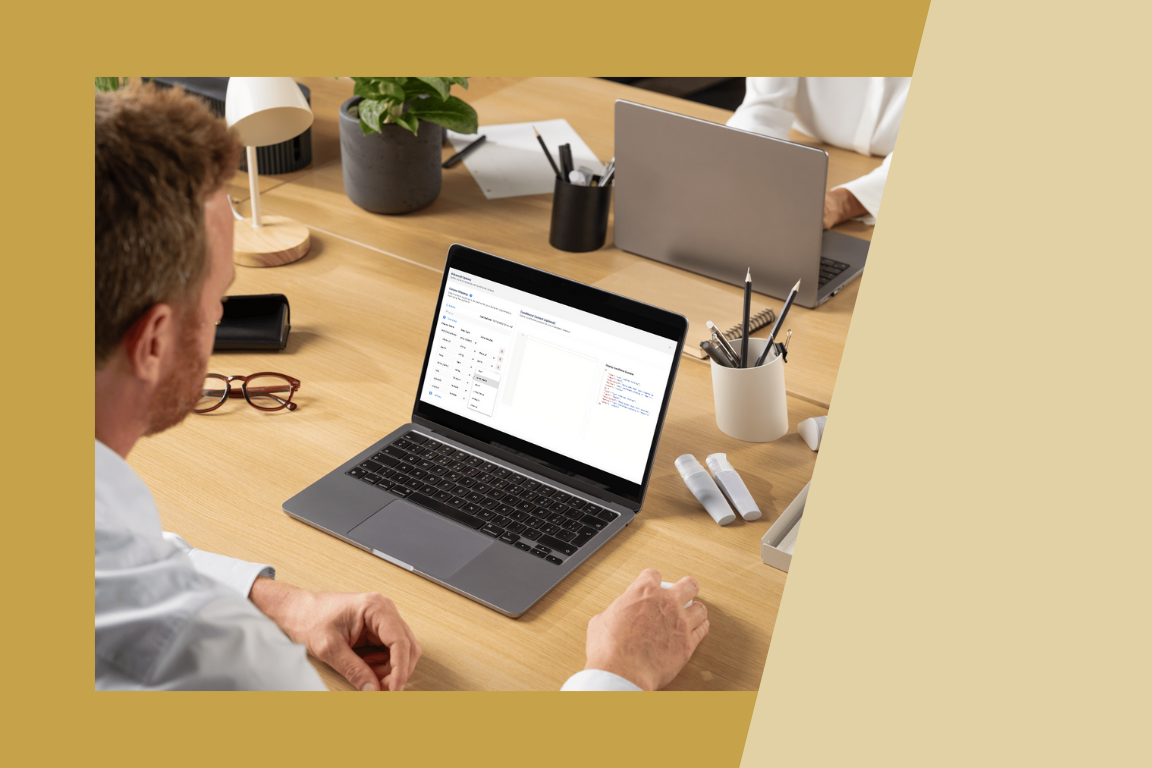
#> input picture seg1.png, 1152 x 768 px
$ jupyter execute --allow-errors FASTSAM_Promptfusion_seg1.ipynb   (shell and % lines are left out)
#> lines starting #> are read from the running program, lines starting #| are printed output that depends on the picture; after the words box and inside, x2 and y2 are one past the last pixel; in counts of white or black regions, pixels touching at a corner belong together
#Install dependencies

[cell 1]

import subprocess
subprocess.run(["pip", "install", "-q", "pycocotools"], capture_output=True)
#> (this line was passed over: subprocess is not available in this run)

print("✅ All packages installed")

#Download model weights

[cell 2]
import os
import urllib.request

os.makedirs("/content/weights", exist_ok=True)

# SAM ViT-H checkpoint
sam_url = "https://dl.fbaipublicfiles.com/segment_anything/sam_vit_h_4b8939.pth"
sam_path = "/content/weights/sam_vit_h_4b8939.pth"
if not os.path.exists(sam_path):
    print("Downloading SAM weights (~2.4 GB)... this takes a few minutes")
    urllib.request.urlretrieve(sam_url, sam_path)
#> (this line was passed over: the network is not available in this run)
    print("✅ SAM weights downloaded")
else:
    print("✅ SAM weights already present")

# FastSAM weights — downloaded via ultralytics automatically
print("FastSAM weights will auto-download on first use")
print("✅ Ready")

# Upload your image

[cell 3]
from google.colab import files
import cv2
import numpy as np
import matplotlib.pyplot as plt
from PIL import Image

print("Upload your image (the office/laptop photo):")
uploaded = files.upload()
#> the answer given: seg1.png

IMAGE_PATH = list(uploaded.keys())[0]
image_bgr = cv2.imread(IMAGE_PATH)
#> image_bgr is the input picture: shape (768, 1152, 3); mean B, G, R 120.1, 163.1, 187.1
image_rgb = cv2.cvtColor(image_bgr, cv2.COLOR_BGR2RGB)

print(f"✅ Image loaded: {image_rgb.shape}")
#| ✅ Image loaded: (768, 1152, 3)
plt.figure(figsize=(8,6))
plt.imshow(image_rgb)
plt.title("Input image")
plt.axis('off')
plt.tight_layout()
plt.show()

#  Define prompt points — auto-scaled to image dimensions

[cell 4]
H, W = image_rgb.shape[:2]
#> H = 768; W = 1152

# Set A — salient object prompts (3 points)
set_a_points = [
    [int(W * 0.50), int(H * 0.40)],   # P1: laptop screen center
    [int(W * 0.78), int(H * 0.52)],   # P2: mug / pencil holder (right)
    [int(W * 0.48), int(H * 0.88)],   # P3: person's hand (foreground)
]
#> set_a_points = [[576, 307], [898, 399], [552, 675]]
set_a_labels = [1, 1, 1]  # 1 = foreground

# Set B — context/background prompts (3 points)
set_b_points = [
    [int(W * 0.55), int(H * 0.78)],   # P4: desk surface
    [int(W * 0.12), int(H * 0.10)],   # P5: plant pot (top-left)
    [int(W * 0.20), int(H * 0.50)],   # P6: person/background
]
#> set_b_points = [[633, 599], [138, 76], [230, 384]]
set_b_labels = [1, 1, 1]

all_points = set_a_points + set_b_points
all_labels = set_a_labels + set_b_labels

# Visualize prompt points on image
viz = image_rgb.copy()
colors_a = (59, 130, 246)   # blue for Set A
colors_b = (34, 197, 94)    # green for Set B

for i, (pt, lb) in enumerate(zip(set_a_points, set_a_labels)):
    cv2.circle(viz, tuple(pt), 10, colors_a, -1)
    cv2.circle(viz, tuple(pt), 12, (255,255,255), 2)
    cv2.putText(viz, f"A{i+1}", (pt[0]+14, pt[1]+5),
                cv2.FONT_HERSHEY_SIMPLEX, 0.6, (255,255,255), 2)
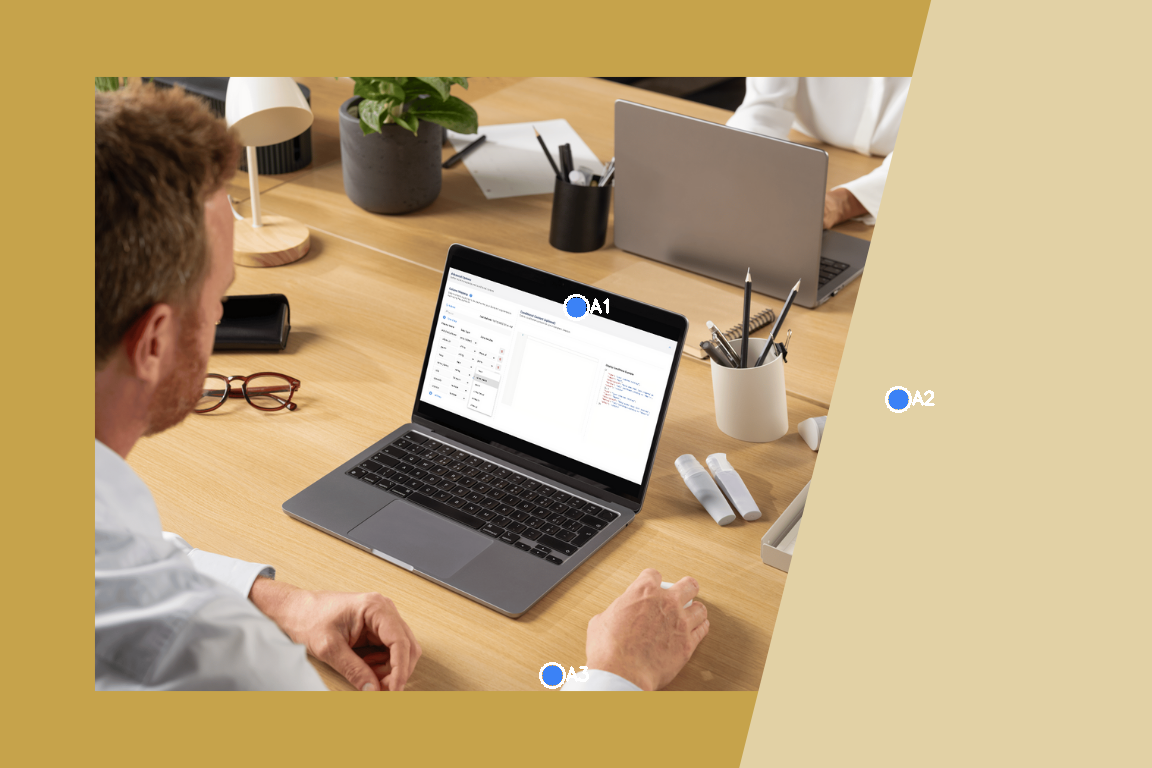
#> viz: shape (768, 1152, 3); mean R, G, B 187.1, 163.2, 120.4

for i, (pt, lb) in enumerate(zip(set_b_points, set_b_labels)):
    cv2.circle(viz, tuple(pt), 10, colors_b, -1)
    cv2.circle(viz, tuple(pt), 12, (255,255,255), 2)
    cv2.putText(viz, f"B{i+1}", (pt[0]+14, pt[1]+5),
                cv2.FONT_HERSHEY_SIMPLEX, 0.6, (255,255,255), 2)
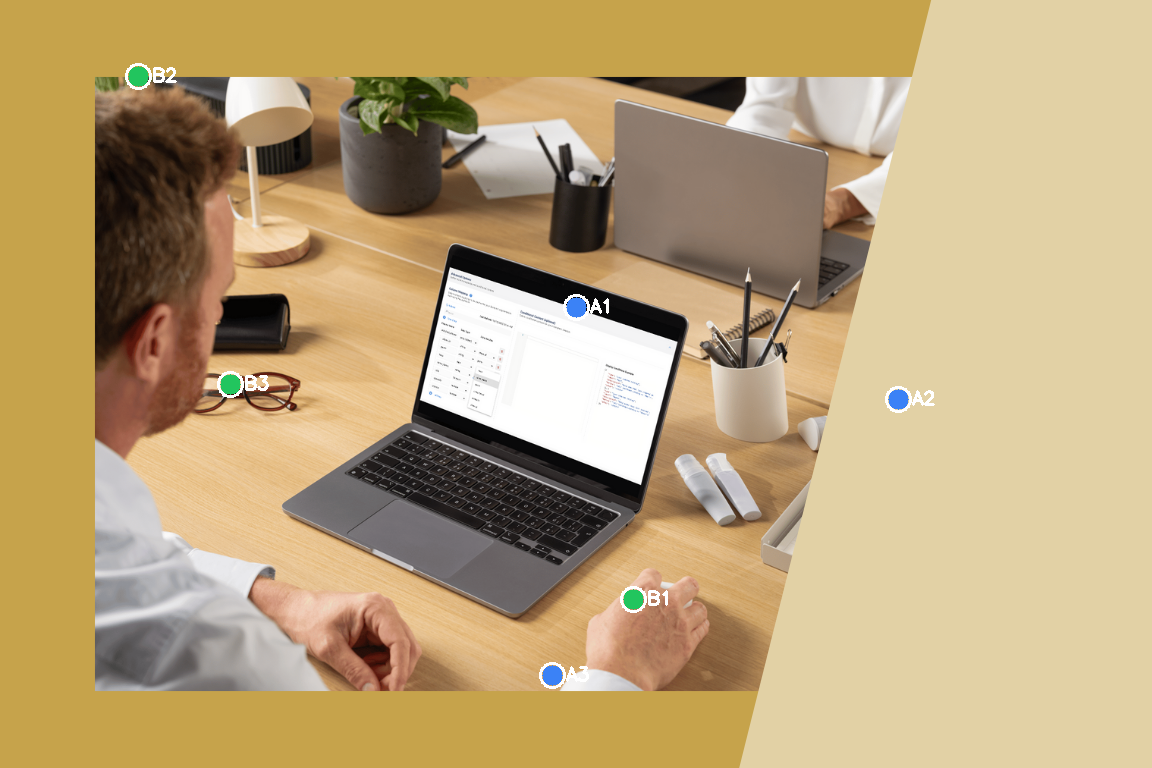
#> viz: shape (768, 1152, 3); 0.26% of pixels changed, all inside (x1, y1, x2, y2) = (125, 63, 668, 613)

plt.figure(figsize=(8,6))
plt.imshow(viz)
plt.title("Prompt points — Blue: Set A (objects) | Green: Set B (context)")
plt.axis('off')
plt.tight_layout()
plt.show()
print("✅ Prompts defined")

#  Define all prompt points + run SAM-A and SAM-B

[cell 5]
import numpy as np
import cv2
import matplotlib.pyplot as plt
import time

# ── Helper: overlay a boolean mask on an image ──────────────
# [6 lines left out: function overlay_mask, not called in this run]

# ── 1. Load / confirm image is available ────────────────────
# If image_rgb is already loaded from Cell 1/2, this is a no-op.
# If not, reload it here:
try:
    _ = image_rgb.shape
except NameError:
    image_rgb = cv2.imread("/content/seg1.png")          # ← change path if needed
    image_rgb = cv2.cvtColor(image_rgb, cv2.COLOR_BGR2RGB)

H, W = image_rgb.shape[:2]
print(f"Image size: {W}×{H}")
#| Image size: 1152×768

# ── 2. Define prompt points (pixel coords — SET THESE FOR YOUR IMAGE) ─
# Use plt.ginput(n) or inspect the image to find correct coords.
# Below are sensible defaults for the office/laptop photo (1120×752).
# Adjust as needed.

# SET A — object-level prompts
point_laptop = [int(W * 0.50), int(H * 0.42)]   # laptop screen centre
#> point_laptop = [576, 322]
point_mug    = [int(W * 0.78), int(H * 0.52)]   # mug / pencil holder
point_hand   = [int(W * 0.48), int(H * 0.88)]   # person's hand

# SET B — context / background prompts
point_desk   = [int(W * 0.55), int(H * 0.78)]   # desk surface
point_pencil = [int(W * 0.77), int(H * 0.48)]   # pencil / stationery
point_plant  = [int(W * 0.13), int(H * 0.12)]   # plant / background

SET_A_POINTS = np.array([point_laptop, point_mug,    point_hand])
SET_B_POINTS = np.array([point_desk,   point_pencil, point_plant])

SET_A_LABELS = np.array([1, 1, 1])   # all foreground
SET_B_LABELS = np.array([1, 1, 0])   # desk/pencil fg, plant bg

print("Set A points:", SET_A_POINTS.tolist())
#| Set A points: [[576, 322], [898, 399], [552, 675]]
print("Set B points:", SET_B_POINTS.tolist())
#| Set B points: [[633, 599], [887, 368], [149, 92]]

# ── 3. Visualise prompt locations ───────────────────────────
vis_pts = image_rgb.copy()
for (x, y) in SET_A_POINTS:
    cv2.circle(vis_pts, (x, y), 10, (59, 130, 246), -1)   # blue
    cv2.circle(vis_pts, (x, y), 12, (255,255,255),  2)
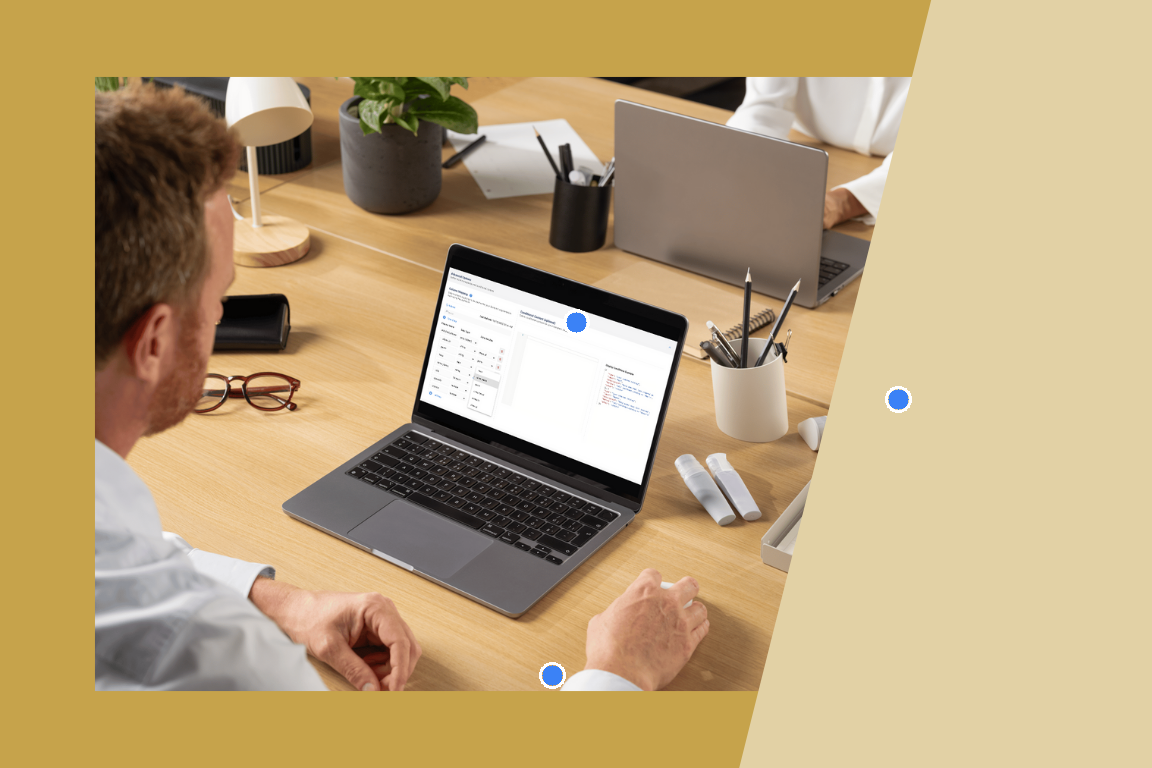
#> vis_pts: shape (768, 1152, 3); mean R, G, B 186.9, 163.1, 120.2
for (x, y) in SET_B_POINTS:
    cv2.circle(vis_pts, (x, y), 10, (99, 153, 34),  -1)   # green
    cv2.circle(vis_pts, (x, y), 12, (255,255,255),  2)
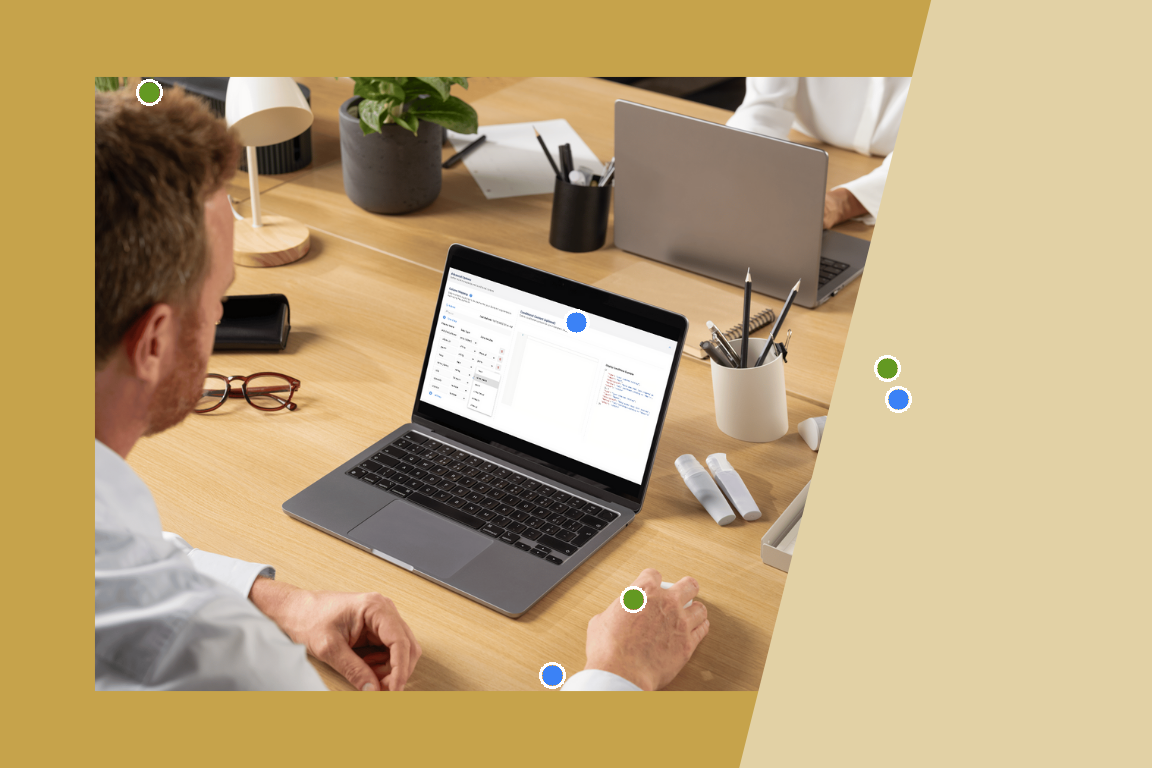
#> vis_pts: shape (768, 1152, 3); 0.18% of pixels changed, all inside (x1, y1, x2, y2) = (136, 79, 901, 613)

plt.figure(figsize=(8, 5))
plt.imshow(vis_pts)
plt.title("Prompt points — Blue: Set A (objects)  |  Green: Set B (context)")
plt.axis('off')
plt.tight_layout()
plt.show()

# ── 4. Run SAM with Set A prompts ───────────────────────────
# predictor must be initialised in an earlier cell:
#   from segment_anything import sam_model_registry, SamPredictor
#   sam = sam_model_registry["vit_h"](checkpoint="sam_vit_h.pth")
#   predictor = SamPredictor(sam)

#> (the rest of this cell did not finish here and is left out)
